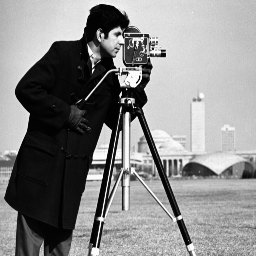
#> input picture cameraman.png, 256 x 256 px
$ python imageProcessing_main.py
#> lines starting #> are read from the running program, lines starting #| are printed output that depends on the picture
import cv2 as cv
import numpy as np
import matplotlib.pyplot as plt

#ORIGINAL IMAGE
img = cv.imread('cameraman.png')
#> img is the input picture: shape (256, 256, 3); min 0, max 251, mean 137.1
#origImg = cv.imshow('img',img)

ht, wt, ch = img.shape
#> ht = 256; wt = 256; ch = 3

#Scale
scale = cv.resize(img,(2*wt,2*ht),interpolation=cv.INTER_CUBIC)
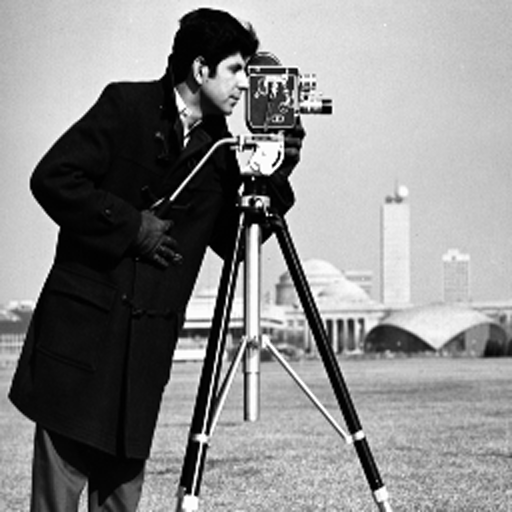
#> scale: shape (512, 512, 3); min 0, max 255, mean 137.1

#Translate
transMatrix = np.float32([[1,0,100],[0,1,50]])
trans = cv.warpAffine(img,transMatrix,(wt,ht))
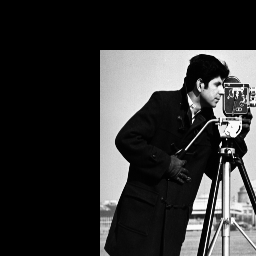
#> trans: shape (256, 256, 3); min 0, max 251, mean 50.1

#Rotate
rotMatrix = cv.getRotationMatrix2D((wt/2,ht/2),90,1)
rot = cv.warpAffine(img,rotMatrix,(wt,ht))
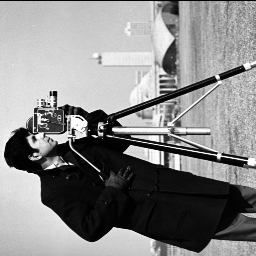
#> rot: shape (256, 256, 3); min 0, max 251, mean 136.4

#Affine
pts1 = np.float32([[50,50],[200,50],[50,200]])
pts2 = np.float32([[10,100],[200,50],[100,250]])

affMatrix = cv.getAffineTransform(pts1,pts2)
aff = cv.warpAffine(img,affMatrix,(wt,ht))
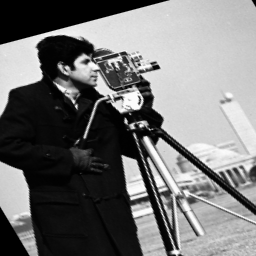
#> aff: shape (256, 256, 3); min 0, max 251, mean 116.7

plt.subplot(121),plt.imshow(img),plt.title('Input')
plt.subplot(122),plt.imshow(aff),plt.title('Output')
plt.show()

#NEW IMAGE
#newImg = cv.imshow('rot',rot)

#cv.destroyAllWindows()
#plt.close()

$ run again, with lakeandballoon.bmp saved as cameraman.png
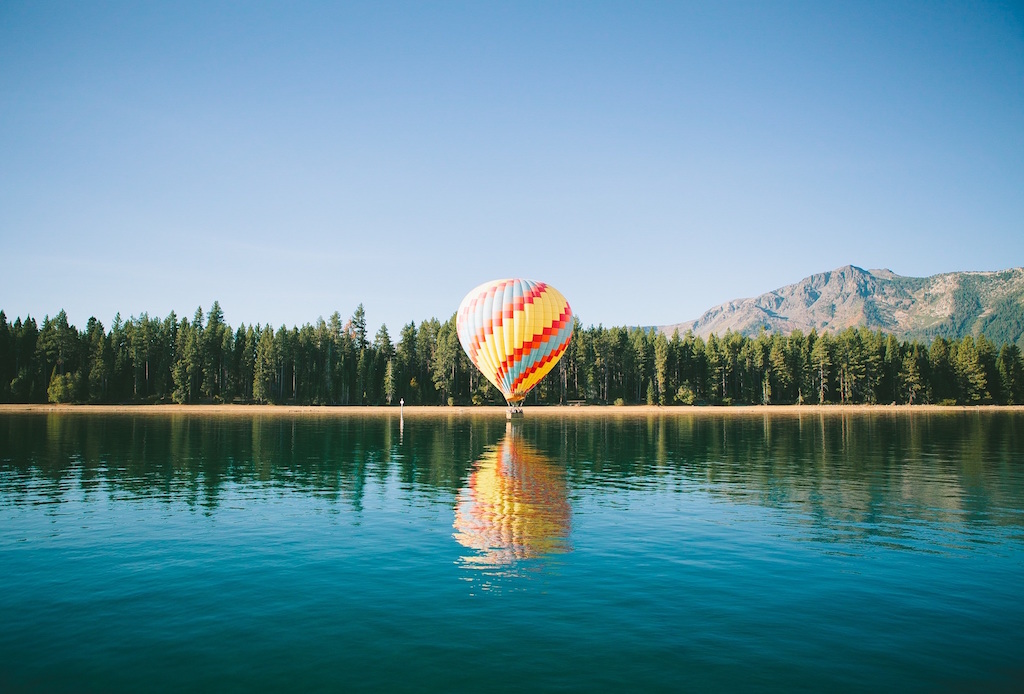
#> input picture lakeandballoon.bmp, 1024 x 694 px
#> img is the input picture: shape (694, 1024, 3); mean B, G, R 152.1, 139.3, 97.6
#> `aff = cv.warpAffine(img,affMatrix,(wt,ht))`:
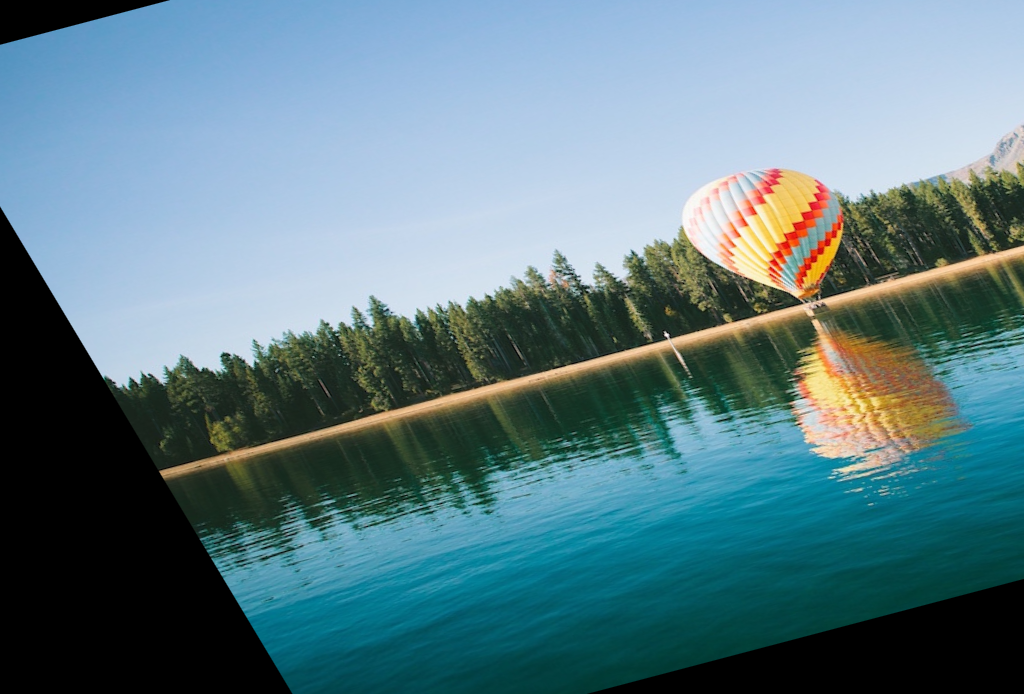
#> aff: shape (694, 1024, 3); mean B, G, R 132.6, 124.4, 92.8
#> `plt.show()`:
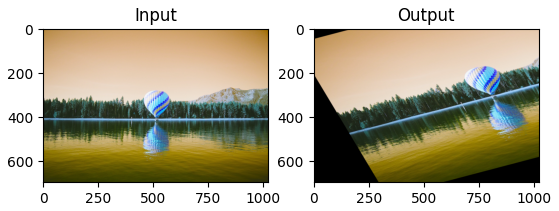
#> figure drawn by matplotlib, 2 panels; B, G, R data is drawn as R, G, B
